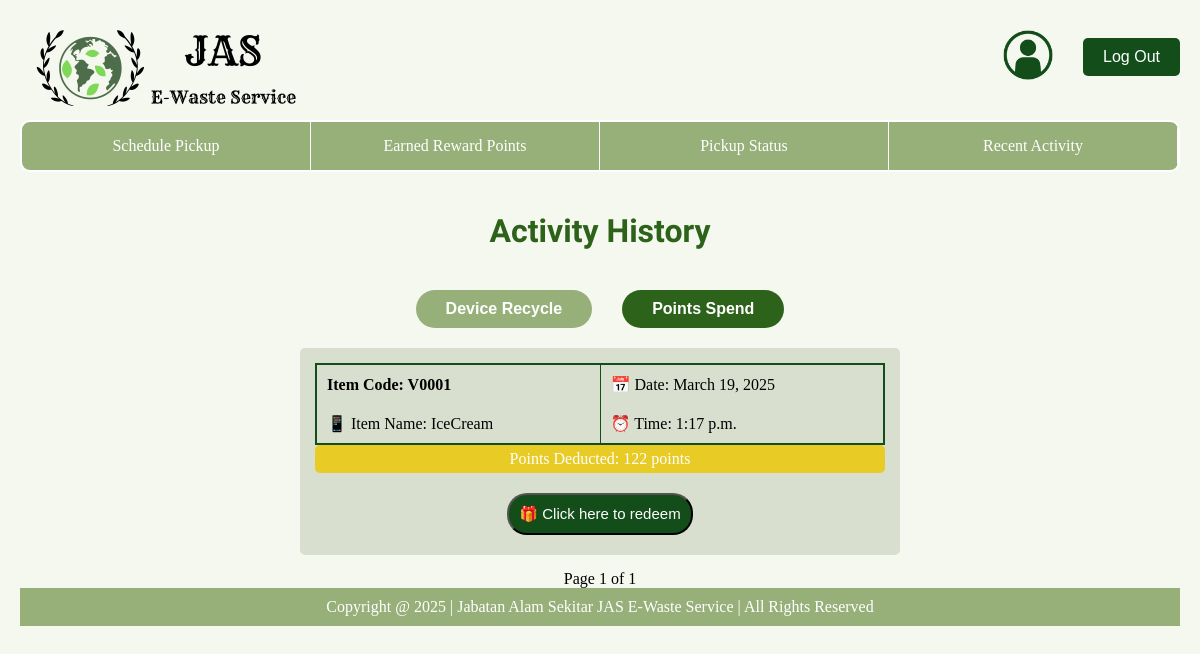
/customer/history-voucher/ (signed in), run on the app's committed database.
### database/models.py (models this page shows, shortened)
class Voucher(models.Model):
    voucherID = models.CharField(primary_key=True, max_length=200)
    name = models.CharField(max_length=150)
    pointsRequired = models.IntegerField()
    quantity = models.IntegerField()

### customer/views.py (the view)
# urls.py: path('history-voucher/', voucher_redeemed, name='voucher_redeemed'),  # Activity History - Voucher Redeemed
def voucher_redeemed(request):
    customerID = request.session.get('user_id')
    vouchers_redeemed = (CustomerRedemption.objects.filter(customer__customerID=customerID, status=False).select_related('voucher')
                         .values('voucher__voucherID', 'voucher__name', 'date', 'time', 'voucher__pointsRequired')
                         .order_by('-time')
                         )
    pagination = Paginator(vouchers_redeemed, 4)
    page = request.GET.get('page')
    vouchers = pagination.get_page(page)
    if not vouchers.object_list:
        return render(request, 'customer/activityHis-Point.html', {"Empty": True})
    return render(request, 'customer/activityHis-Point.html', {'vouchers':vouchers})

### customer/templates/customer/activityHis-Point.html (shortened to what this page needs)
{% extends 'customer/base_customer.html' %}
{% load static %}
{% block extra_css %}
    <link rel="stylesheet" href="{% static 'css/activityHis-Point.css' %}">
{% endblock %}
{% block content %}
    <h1 class="title">Activity History</h1>
    <div class="btn-container">
        <a href="{% url 'customer:device_recycled' %}">
            <button class="tab-btn" onclick="location.href={% url 'customer:device_recycled' %}">Device Recycle</button>
        </a>
        <a href="{% url 'customer:voucher_redeemed' %}">
            <button class="tab-btn active" onclick="location.href={% url 'customer:voucher_redeemed' %}">Points Spend</button>
        </a>
    </div>
    {% for voucher in vouchers %}
        <div class="activity-container">
            <div class="activity-card">
                <table>
                    <tr>
                        <td><strong>Item Code: {{voucher.voucher__voucherID}}</strong></td>
                        <td>📅 Date: {{voucher.date}}</td>
                    </tr>
                    <tr>
                        <td>📱 Item Name: {{voucher.voucher__name}}</td>
                        <td>⏰ Time: {{voucher.time}}</td>
                    </tr>
                </table>
                <div class="points-deducted">Points Deducted: {{voucher.voucher__pointsRequired}} points</div>
                <div class="show-qr">
                    <button id="show-qr">🎁 Click here to redeem</button>
                </div>
            </div>
        </div>
    {% endfor %}
    <div>
        {% if not Empty %}
            <span>Page {{ vouchers.number }} of {{ vouchers.paginator.num_pages }}</span>
        {% else %}
            <p>No vouchers Have Been Redeemed</p>
        {% endif %}
    </div>
{% endblock %}

### customer/static/css/activityHis-Point.css (style rules this page uses)
html, body { height: 100%; margin: 0; display: flex; flex-direction: column; }
body { background-color: #F5F8EE; text-align: center; padding: 20px; min-height: 100vh; }
.title { font-family: 'Sansita Swashed', cursive; font-size: 32px; color: #2d621a; padding: 40px; }
.btn-container { display: flex; justify-content: center; gap: 30px; margin-bottom: 20px; }
.tab-btn { background: #97B07A; color: white; padding: 10px 30px; border: none; border-radius: 20px; cursor: pointer; font-size: 16px; font-weight: bold; min-width: 150px; text-align: center; }
.tab-btn.active { background: #2d621a; }
.activity-container { width: 90%; max-width: 600px; margin: auto; margin-top: 0; }
.activity-card { background: #D9DFCE; padding: 15px; margin-bottom: 15px; border-radius: 5px; text-align: left; }
table { width: 100%; max-width: 100%; border-collapse: collapse; border: 2px solid #134E1A; table-layout: fixed; }
th, td { padding: 10px; text-align: left; border-left: 1px solid #134E1A; border-right: 1px solid #134E1A; border-radius: 5px; }
tr:last-child { border-bottom: none; }
.points-deducted { background: #E8CB24; color: white; padding: 5px; border-radius: 5px; text-align: center; }
#show-qr { background-color: #134E1A; color: white; padding: 10px; border-radius: 20px; font-size: 15px; text-decoration: none; }
.show-qr { width: 300px; margin-top: 20px; margin-bottom: 5px; font-weight: bold; text-decoration: none; margin-left: auto; margin-right: auto; text-align: center; }

### customer/templates/customer/header-customer.html (style rules this page uses)
* { margin: 0; padding: 0; box-sizing: border-box; }
body { margin: 0; padding: 0; z-index: 1; }

### customer/templates/customer/navbar-customer.html (style rules this page uses)
body { margin: 0; padding: 0; z-index: 2; }

### data on the page
Voucher: voucher__voucherID "V0001", date "March 19, 2025", voucher__name "IceCream", time "1:17 p.m.", voucher__pointsRequired "122"

### other printed values
{{ vouchers.number }} "1"
{{ vouchers.paginator.num_pages }} "1"
